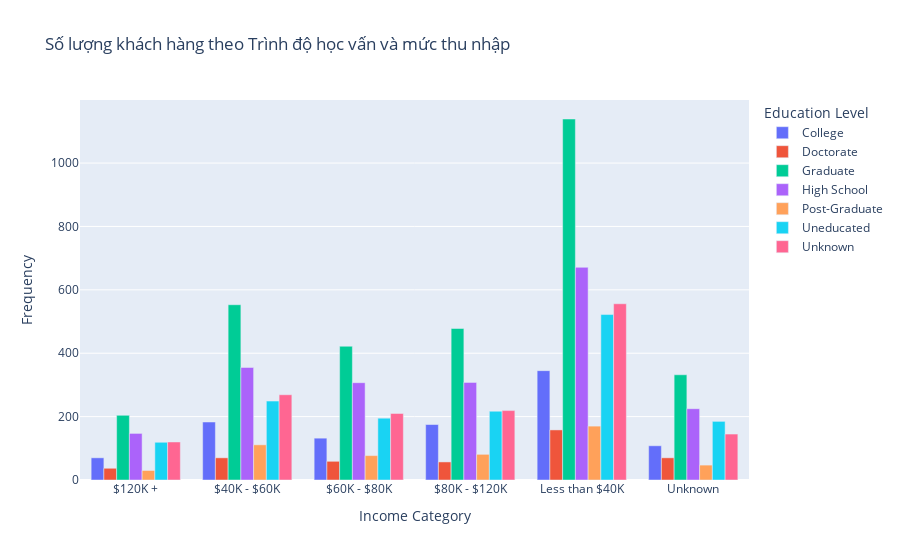

Write notebook code for a chart like this one.
### Code cell
cross_tab = pd.crosstab(df['Income_Category'], df['Education_Level'])

# Sử dụng Plotly Express để vẽ biểu đồ bar chart
fig = px.bar(cross_tab, 
             barmode='group', 
             title='Số lượng khách hàng theo Trình độ học vấn và mức thu nhập',
             labels={'value': 'Frequency', 'Income_Category': 'Income Category', 'Education_Level': 'Education Level'}
            )
# Hiển thị biểu đồ
fig.show()

### Figure 1 — Plotly figure (JSON) as saved in the notebook; plotly's stock layout.template omitted (floating-point values rounded to 4 significant figures)
{"data": [{"alignmentgroup": "True", "hovertemplate": "Education Level=College<br>Income Category=%{x}<br>Frequency=%{y}<extra></extra>", "legendgroup": "College", "marker": {"color": "#636efa", "pattern": {"shape": ""}}, "name": "College", "offsetgroup": "College", "orientation": "v", "showlegend": true, "textposition": "auto", "type": "bar", "x": ["$120K +", "$40K - $60K", "$60K - $80K", "$80K - $120K", "Less than $40K", "Unknown"], "xaxis": "x", "y": [70, 183, 132, 175, 345, 108], "yaxis": "y"}, {"alignmentgroup": "True", "hovertemplate": "Education Level=Doctorate<br>Income Category=%{x}<br>Frequency=%{y}<extra></extra>", "legendgroup": "Doctorate", "marker": {"color": "#EF553B", "pattern": {"shape": ""}}, "name": "Doctorate", "offsetgroup": "Doctorate", "orientation": "v", "showlegend": true, "textposition": "auto", "type": "bar", "x": ["$120K +", "$40K - $60K", "$60K - $80K", "$80K - $120K", "Less than $40K", "Unknown"], "xaxis": "x", "y": [37, 70, 59, 57, 158, 70], "yaxis": "y"}, {"alignmentgroup": "True", "hovertemplate": "Education Level=Graduate<br>Income Category=%{x}<br>Frequency=%{y}<extra></extra>", "legendgroup": "Graduate", "marker": {"color": "#00cc96", "pattern": {"shape": ""}}, "name": "Graduate", "offsetgroup": "Graduate", "orientation": "v", "showlegend": true, "textposition": "auto", "type": "bar", "x": ["$120K +", "$40K - $60K", "$60K - $80K", "$80K - $120K", "Less than $40K", "Unknown"], "xaxis": "x", "y": [204, 553, 422, 478, 1139, 332], "yaxis": "y"}, {"alignmentgroup": "True", "hovertemplate": "Education Level=High School<br>Income Category=%{x}<br>Frequency=%{y}<extra></extra>", "legendgroup": "High School", "marker": {"color": "#ab63fa", "pattern": {"shape": ""}}, "name": "High School", "offsetgroup": "High School", "orientation": "v", "showlegend": true, "textposition": "auto", "type": "bar", "x": ["$120K +", "$40K - $60K", "$60K - $80K", "$80K - $120K", "Less than $40K", "Unknown"], "xaxis": "x", "y": [147, 355, 307, 308, 671, 225], "yaxis": "y"}, {"alignmentgroup": "True", "hovertemplate": "Education Level=Post-Graduate<br>Income Category=%{x}<br>Frequency=%{y}<extra></extra>", "legendgroup": "Post-Graduate", "marker": {"color": "#FFA15A", "pattern": {"shape": ""}}, "name": "Post-Graduate", "offsetgroup": "Post-Graduate", "orientation": "v", "showlegend": true, "textposition": "auto", "type": "bar", "x": ["$120K +", "$40K - $60K", "$60K - $80K", "$80K - $120K", "Less than $40K", "Unknown"], "xaxis": "x", "y": [30, 111, 77, 81, 170, 47], "yaxis": "y"}, {"alignmentgroup": "True", "hovertemplate": "Education Level=Uneducated<br>Income Category=%{x}<br>Frequency=%{y}<extra></extra>", "legendgroup": "Uneducated", "marker": {"color": "#19d3f3", "pattern": {"shape": ""}}, "name": "Uneducated", "offsetgroup": "Uneducated", "orientation": "v", "showlegend": true, "textposition": "auto", "type": "bar", "x": ["$120K +", "$40K - $60K", "$60K - $80K", "$80K - $120K", "Less than $40K", "Unknown"], "xaxis": "x", "y": [119, 249, 195, 217, 522, 185], "yaxis": "y"}, {"alignmentgroup": "True", "hovertemplate": "Education Level=Unknown<br>Income Category=%{x}<br>Frequency=%{y}<extra></extra>", "legendgroup": "Unknown", "marker": {"color": "#FF6692", "pattern": {"shape": ""}}, "name": "Unknown", "offsetgroup": "Unknown", "orientation": "v", "showlegend": true, "textposition": "auto", "type": "bar", "x": ["$120K +", "$40K - $60K", "$60K - $80K", "$80K - $120K", "Less than $40K", "Unknown"], "xaxis": "x", "y": [120, 269, 210, 219, 556, 145], "yaxis": "y"}], "layout": {"barmode": "group", "legend": {"title": {"text": "Education Level"}, "tracegroupgap": 0}, "title": {"text": "Số lượng khách hàng theo Trình độ học vấn và mức thu nhập"}, "xaxis": {"anchor": "y", "domain": [0, 1], "title": {"text": "Income Category"}}, "yaxis": {"anchor": "x", "domain": [0, 1], "title": {"text": "Frequency"}}}}
